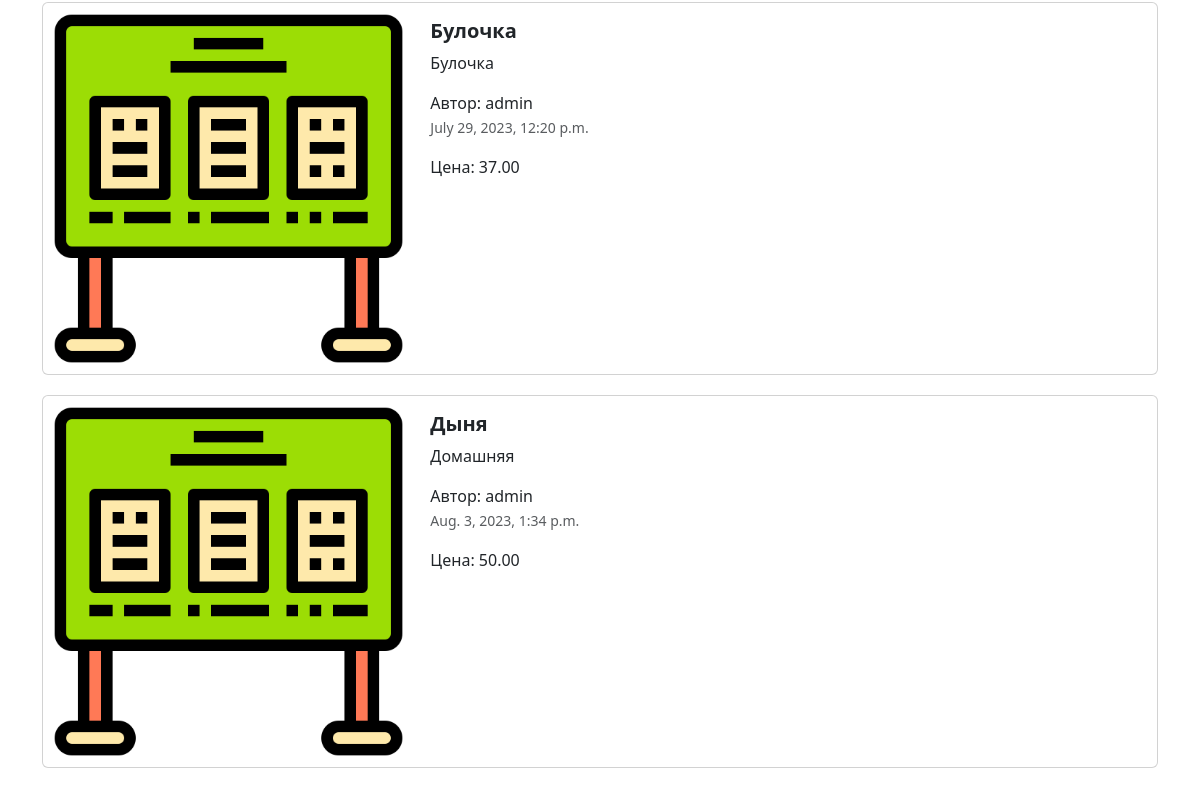
The app's page / (middle part), older data.
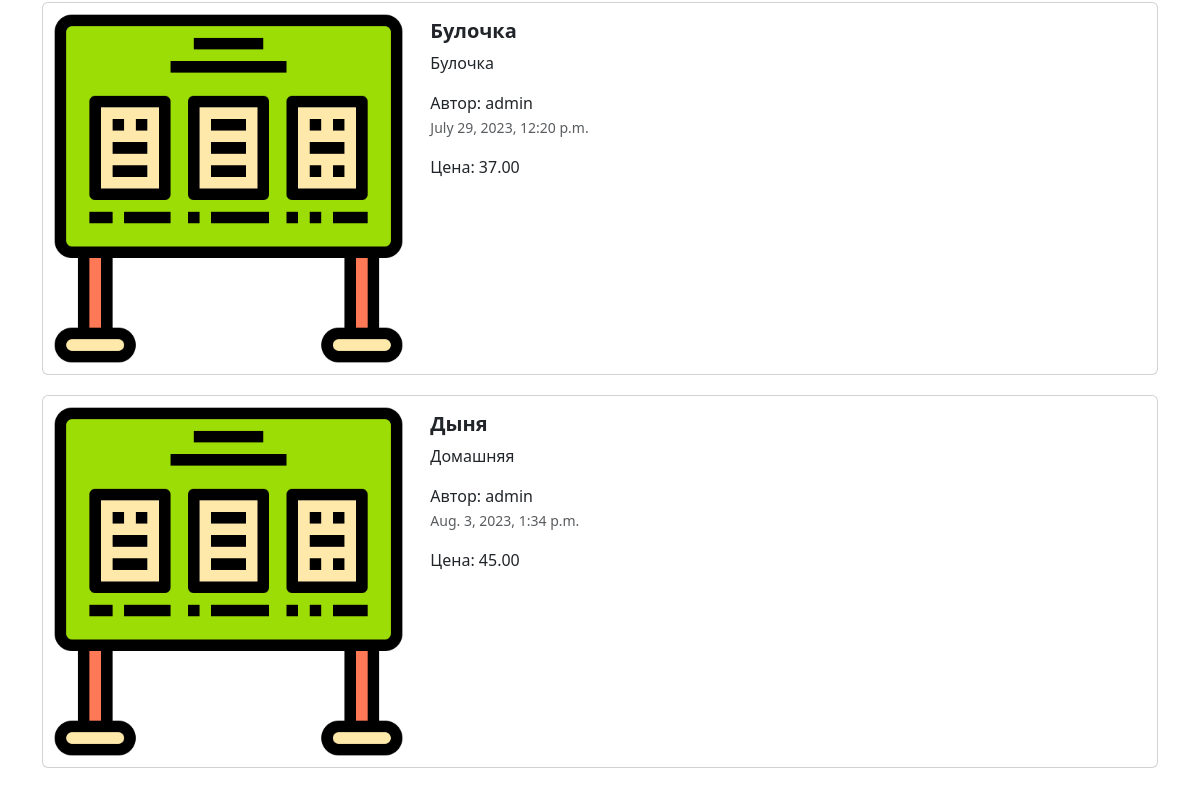
The same page, newer data.
### app_advertisements/models.py (models this page shows, shortened)
class Advertisements(models.Model):
    user = models.ForeignKey(User, on_delete=models.CASCADE, verbose_name='Пользователь')
    title = models.CharField('заголовок',max_length=100)
    description = models.TextField('описание')
    price = models.DecimalField('цена',max_digits=10, decimal_places=2)
    auction = models.BooleanField("торг", help_text='Возможен торг или нет',default=False)
    created_at = models.DateTimeField(auto_now_add=True)
    update_at = models.DateTimeField(auto_now=True)
    image = models.ImageField('изображение', upload_to='advertisements/')
    class Meta:
        db_table = 'advertisements' # переименовали таблицу

### app_advertisements/views.py (the view)
# urls.py: path('', index, name='home'),
def index(request):
    advertisiments =  Advertisements.objects.all() # все записи
    context = {'advertisiments': advertisiments}
    return render(request, "index.html", context)

### templates/index.html (shortened to what this page needs)
{% extends 'base.html' %}
{% load static %}
{% block content %}
<div class="container">
  <div class="col">
    {% for adv in advertisiments%}
    <div class="card mb-2" style="max-width: 1200px; margin-top: 20px;">
      <div class="row g-0">
        <div class="col-md-4">
          <a href="advertisement.html" class="nav-link">
            {% if adv.image %}
            <img src="  {{adv.image.url}} " class="img-fluid rounded-start" alt="Card title">
            {% else %}
            <img src="{% static 'img/adv.png' %}" class="img-fluid rounded-start" alt="Card title">
            {% endif %}
          </a>
        </div>
        <div class="col-md-8">
          <div class="card-body">
            <h5 class="card-title">
              <a href="advertisement.html" class="nav-link"><strong>{{adv.title}}</strong></a>
            </h5>
            <a href="advertisement.html" class="nav-link">
              <p class="card-text">
                {{adv.description}}
              </p>
              <span>Автор: {{adv.user}}</span>
              <p class="card-text"><small class="text-muted">{{adv.created_at}}</small></p>
              <span>Цена: {{adv.price}}</span>
            </a>
          </div>
        </div>
      </div>
    </div>
    {% endfor %}
  </div>
</div>
{% endblock %}

Row changes from the older to the newer data that the page shows:
changed Advertisements "Дыня": price "50.00" → "45.00"
